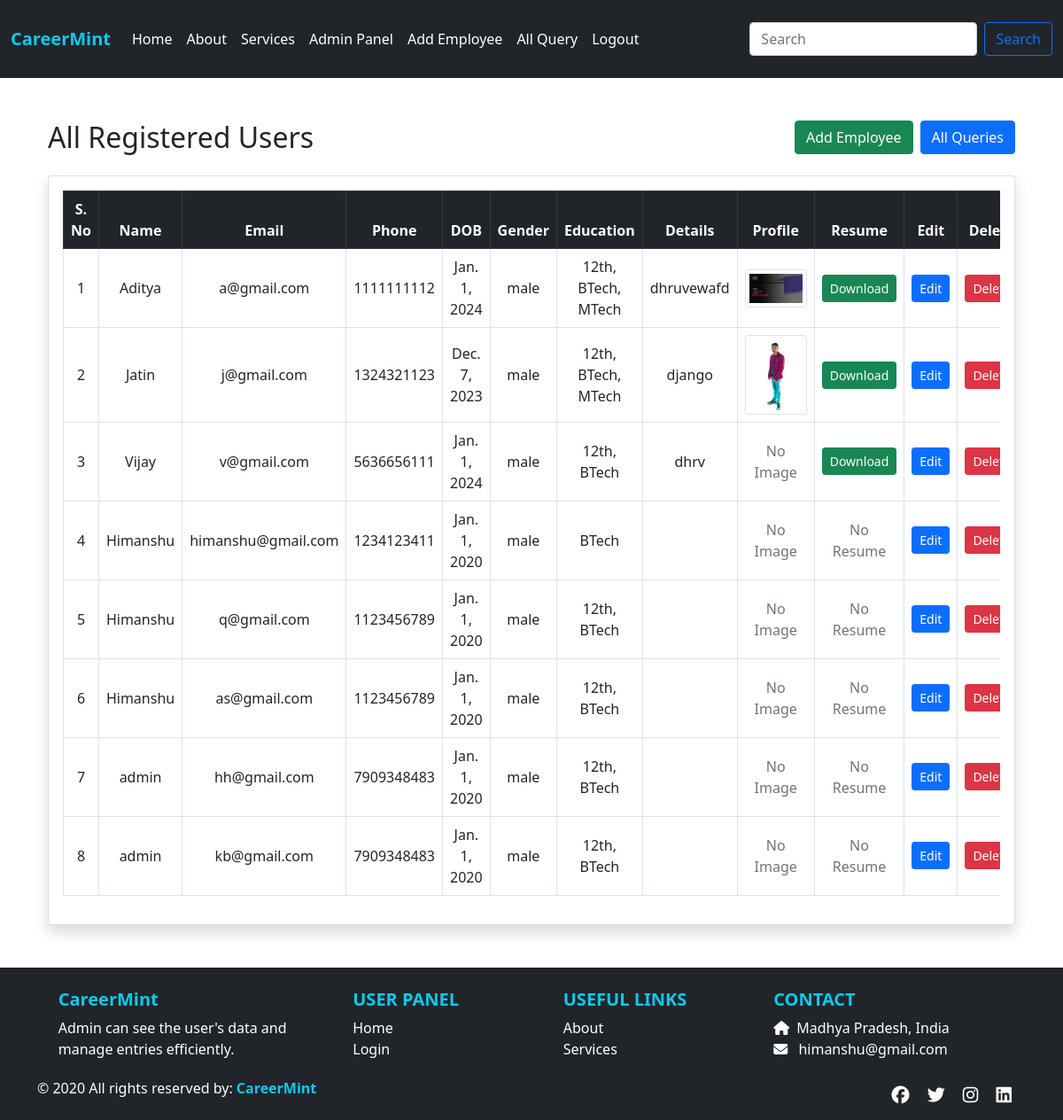
The page /admin_dashboard/ (signed in) on the database its author committed.
### app/models.py (models this page shows, shortened)
class Users(models.Model):
    stuname = models.CharField(max_length=50)
    stuemail = models.EmailField()
    studetail = models.CharField(max_length=300)
    stuphone = models.BigIntegerField()
    studob = models.DateField(null=True, blank=True)
    stuedu = models.CharField(max_length=50, null=True, blank=True)
    stugender = models.CharField(max_length=50, null=True, blank=True)
    stuimage = models.ImageField(upload_to='images/', blank=True, null=True)
    sturesume = models.FileField(upload_to='files/', blank=True, null=True)
    stupass = models.CharField(max_length=50)

### app/views.py (the view)
# urls.py: path('admin_dashboard/', views.admin_dashboard, name='admin_dashboard'),
def admin_dashboard(request):
    if request.session.get('user') != 'admin':
        return redirect('login')
    users = Users.objects.all()
    return render(request, 'admin_dashboard.html', { 'users': users})

### app/templates/admin_dashboard.html (shortened to what this page needs)
{% extends "base.html" %}
{% load static %}
{% block css %}
<link rel="stylesheet" href="{% static 'css/style.css' %}">
{% endblock %}
{% block content %}
<div class="container my-5">
  <div class="d-flex flex-wrap justify-content-between align-items-center gap-3 mb-4">
    <h2 class="mb-0">All Registered Users</h2>
    <div class="d-flex gap-2">
      <a href="{% url 'registration' %}" class="btn btn-success">Add Employee</a>
      <a href="{% url 'allquery' %}" class="btn btn-primary">All Queries</a>
    </div>
  </div>
  <div class="card shadow p-3">
    <div class="table-responsive">
      <table class="table table-bordered table-hover align-middle text-center">
        <thead class="table-dark">
          <tr>
            <th>S. No</th>
            <th>Name</th>
            <th>Email</th>
            <th>Phone</th>
            <th>DOB</th>
            <th>Gender</th>
            <th>Education</th>
            <th>Details</th>
            <th>Profile</th>
            <th>Resume</th>
            <th>Edit</th>
            <th>Delete</th>
          </tr>
        </thead>
        <tbody>
          {% for user in users %}
          <tr>
            <td>{{ forloop.counter }}</td>
            <td>{{ user.stuname }}</td>
            <td>{{ user.stuemail }}</td>
            <td>{{ user.stuphone }}</td>
            <td>{{ user.studob }}</td>
            <td>{{ user.stugender }}</td>
            <td>{{ user.stuedu }}</td>
            <td>{{ user.studetail }}</td>
            <td>
              {% if user.stuimage %}
              <img src="{{ user.stuimage.url }}" alt="Profile" class="img-thumbnail" style="max-width: 70px;">
              {% else %}
              <span class="text-muted">No Image</span>
              {% endif %}
            </td>
            <td>
              {% if user.sturesume %}
              <a href="{{ user.sturesume.url }}" class="btn btn-sm btn-success" target="_blank">Download</a>
              {% else %}
              <span class="text-muted">No Resume</span>
              {% endif %}
            </td>
            <td>
              <form method="get" action="{% url 'edituser' pk=user.id %}">
                <button type="submit" class="btn btn-primary btn-sm">Edit</button>
              </form>
            </td>
            <td>
              <a href="{% url 'deleteuser' pk=user.id %}" class="btn btn-danger btn-sm" onclick="return confirm('Are you sure you want to delete this user?');">Delete</a>
            </td>
          </tr>
          {% endfor %}
        </tbody>
      </table>
    </div>
  </div>
</div>
{% endblock %}

### app/static/css/style.css (style rules this page uses)
body { display: flex; flex-direction: column; min-height: 100vh; }
.card { overflow: hidden; position: relative; transition: transform 0.3s ease; }

### rows shown on the page
Users: stuname "Aditya", stuemail "a@gmail.com", stuphone "1111111112", studob "Jan. 1, 2024", stugender "male", stuedu "12th, BTech, MTech", studetail "dhruvewafd", stuimage (picture)
Users: stuname "Jatin", stuemail "j@gmail.com", stuphone "1324321123", studob "Dec. 7, 2023", stugender "male", stuedu "12th, BTech, MTech", studetail "django", stuimage (picture)
Users: stuname "Vijay", stuemail "v@gmail.com", stuphone "5636656111", studob "Jan. 1, 2024", stugender "male", stuedu "12th, BTech", studetail "dhrv", stuimage "No Image"
Users: stuname "Himanshu", stuemail "himanshu@gmail.com", stuphone "1234123411", studob "Jan. 1, 2020", stugender "male", stuedu "BTech", stuimage "No Image", sturesume "No Resume"
Users: stuname "Himanshu", stuemail "q@gmail.com", stuphone "1123456789", studob "Jan. 1, 2020", stugender "male", stuedu "12th, BTech", stuimage "No Image", sturesume "No Resume"
Users: stuname "Himanshu", stuemail "as@gmail.com", stuphone "1123456789", studob "Jan. 1, 2020", stugender "male", stuedu "12th, BTech", stuimage "No Image", sturesume "No Resume"
Users: stuname "admin", stuemail "hh@gmail.com", stuphone "7909348483", studob "Jan. 1, 2020", stugender "male", stuedu "12th, BTech", stuimage "No Image", sturesume "No Resume"
Users: stuname "admin", stuemail "kb@gmail.com", stuphone "7909348483", studob "Jan. 1, 2020", stugender "male", stuedu "12th, BTech", stuimage "No Image", sturesume "No Resume"
